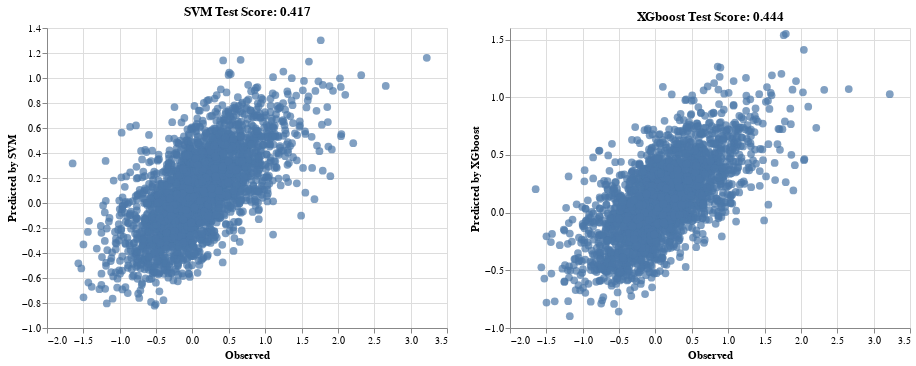

The cell this chart's notebook holds for it:
### Code cell
p1 = alt.Chart(Yy).mark_circle(size=60).encode(
    y='Predicted by SVM',
    x='Observed',
    tooltip = ['gene_symbol', 'pAid']
).properties(
    title=f'SVM Test Score: {svr_best.score(X_test, y_test):.3f}'
).interactive()

p2 = alt.Chart(Yy).mark_circle(size=60).encode(
    y='Predicted by XGboost',
    x='Observed',
    tooltip = ['gene_symbol', 'pAid']
).properties(
    title=f'XGboost Test Score: {xgb_best.score(X_test, y_test):.3f}'
).interactive()

(p1 | p2)

### Figure 1 — Vega-Lite specification as saved in the notebook (floating-point values rounded to 4 significant figures; data arrays with more than 128 entries replaced by an {"elided": "..."} marker saying what was removed)
{"$schema": "https://vega.github.io/schema/vega-lite/v3.4.0.json", "config": {"mark": {"tooltip": null}, "view": {"height": 300, "width": 400}}, "data": {"name": "data-efe5ce046d1cdaf32e018a6c0701c38d"}, "datasets": {"data-efe5ce046d1cdaf32e018a6c0701c38d": {"elided": "2624 records"}}, "hconcat": [{"encoding": {"tooltip": [{"field": "gene_symbol", "type": "nominal"}, {"field": "pAid", "type": "nominal"}], "x": {"field": "Observed", "type": "quantitative"}, "y": {"field": "Predicted by SVM", "type": "quantitative"}}, "mark": {"size": 60, "type": "circle"}, "selection": {"selector013": {"bind": "scales", "encodings": ["x", "y"], "type": "interval"}}, "title": "SVM Test Score: 0.417"}, {"encoding": {"tooltip": [{"field": "gene_symbol", "type": "nominal"}, {"field": "pAid", "type": "nominal"}], "x": {"field": "Observed", "type": "quantitative"}, "y": {"field": "Predicted by XGboost", "type": "quantitative"}}, "mark": {"size": 60, "type": "circle"}, "selection": {"selector014": {"bind": "scales", "encodings": ["x", "y"], "type": "interval"}}, "title": "XGboost Test Score: 0.444"}]}
